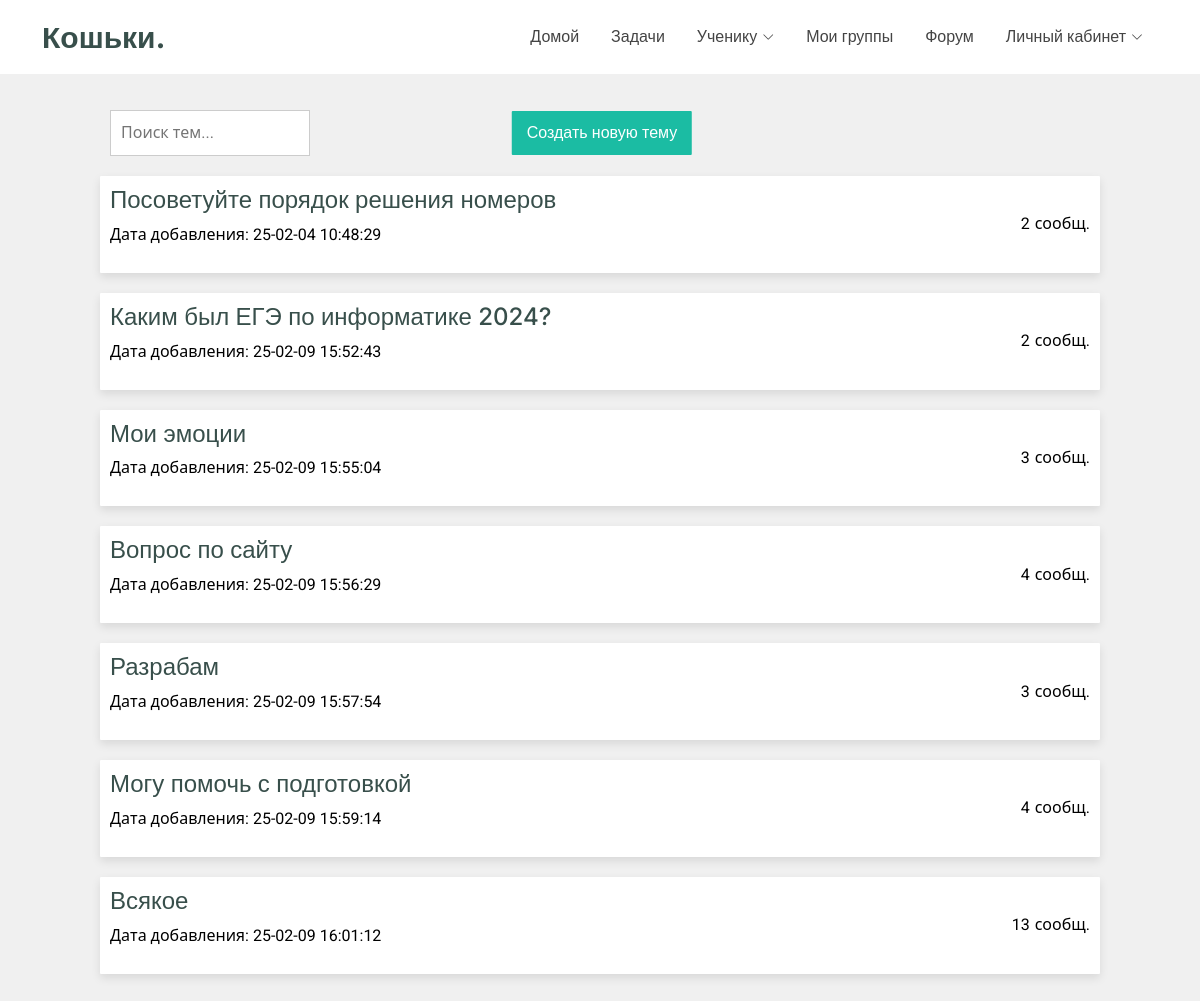
The app's page /forum/topics/all with its own data.
### tables this page shows
CREATE TABLE forum_discussions (discussion_id INT PRIMARY KEY, discussion_name VARCHAR (255), author_id INT REFERENCES users (user_id), messages_count INT, discussion_creation_time DATETIME);

### main.py (the view)
@app.route('/forum/topics/all', methods=['POST', 'GET'])
def forum_main_page():
    if request.method == 'GET':
        discussions = dr.get_discussions()
        print(discussions)
        return render_template("forum_main_page.html", discussions=discussions)
    if request.method == 'POST':
        info = request.form.to_dict()
        topic_id = dr.insert_new_topic(info)
        return redirect(url_for('forum_topic_page', topic_id=topic_id))

### database_requests.py (called while the page is built)
def sql_execute(sql_request):
    ret = cursor.execute(sql_request)
    return ret

def get_discussions():
    sql_req = f"""
        SELECT * FROM forum_discussions
    """
    return sql_execute(sql_req).fetchall()

### templates/forum_main_page.html (shortened to what this page needs)
<!DOCTYPE html>
<html lang="en" xmlns="http://www.w3.org/1999/html">
<head>
  <link href="{{ url_for('static', filename='vendor/bootstrap/css/bootstrap.min.css') }}" rel="stylesheet">
  <link href="{{ url_for('static', filename='vendor/bootstrap-icons/bootstrap-icons.css') }}" rel="stylesheet">
  <link href="{{ url_for('static', filename='vendor/aos/aos.css') }}" rel="stylesheet">
  <link href="{{ url_for('static', filename='vendor/glightbox/css/glightbox.min.css') }}" rel="stylesheet">
  <link href="{{ url_for('static', filename='vendor/swiper/swiper-bundle.min.css') }}" rel="stylesheet">
  <link href="{{ url_for('static', filename='/css/main.css') }}" rel="stylesheet">
</head>
<body class="forum-page">
  {% include 'header.html' %}
    <div class="btn-container">
      <button class="btn-primary" id="openModal">
          Создать новую тему
      </button>
      <input type="text" id="searchInput" class="search-input" placeholder="Поиск тем...">
    </div>
    <div class="discussion-container">
      {% for d in discussions %}
        <a href="/forum/topics/{{ d[0] }}" class="discussion-item" style="color: black">
          <div class="left-section">
              <h4>{{ d[1] }}</h4>
              <p>Дата добавления: {{ d[4] }}</p>
          </div>
          <div class="message-count">
              <span class="count">{{ d[3] }}</span> <span class="label">сообщ.</span>
          </div>
        </a>
      {% endfor %}
    </div>
</body>
</html>

### static/css/main.css (style rules this page uses)
:root { --default-font: "Roboto", system-ui, -apple-system, "Segoe UI", Roboto, "Helvetica Neue", Arial, "Noto Sans", "Liberation Sans", sans-serif, "Apple Color Emoji", "Segoe UI Emoji", "Segoe UI Symbol", "Noto Color Emoji"; --heading-font: "Inter", sans-serif; --nav-font: "Poppins", sans-serif; }
:root { --background-color: #ffffff; --default-color: #444444; --heading-color: #384f4b; --accent-color: #1bbca3; --surface-color: #ffffff; --contrast-color: #ffffff; --incorrect-answer-color: #ff4040; --correct-answer-color: #acf273; --empty-answer-color: #c9c9c9; }
:root { --nav-color: #444444; --nav-hover-color: #1bbca3; --nav-mobile-background-color: #ffffff; --nav-dropdown-background-color: #ffffff; --nav-dropdown-color: #444444; --nav-dropdown-hover-color: #1bbca3; }
:root { scroll-behavior: smooth; }
body { color: var(--default-color); background-color: var(--background-color); font-family: var(--default-font); overflow-y: scroll; }
a { color: var(--accent-color); text-decoration: none; transition: 0.3s; }
h1, h2, h3, h4, h5, h6 { color: var(--heading-color); font-family: var(--heading-font); }
.btn-primary { padding: 10px 15px; margin-left: 2px; font-size: 16px; font-family: var(--nav-font); font-weight: 400; display: flex; align-items: center; justify-content: space-between; white-space: nowrap; color: var(--contrast-color); background-color: var(--nav-hover-color); border: none transition: background-color 0.3s; }

### templates/forum_main_page.html (style rules this page uses)
body { background-color: #f0f0f0; overflow-y: scroll; padding-bottom: 40px; }
.discussion-item { display: flex; flex-direction: row; max-width: 1000px; margin: 20px auto 0; padding: 10px; background-color: white; border-radius: 1px; box-shadow: 0 4px 10px rgba(0, 0, 0, 0.1); }
.btn-container { display: flex; align-items: center; justify-content: space-between; max-width: 1000px; margin: 110px auto 0; position: relative; }
.left-section { display: flex; flex-direction: column; }
.message-count { display: flex; margin-left: auto; align-items: center; }
.label { margin-left: 5px; }
.btn-primary { border: 0px; border-radius: 1px; position: absolute; left: 50%; transform: translateX(-50%); }
.search-input { margin-left: 10px; padding: 10px; border: 1px solid #ccc; width: 200px; }

### records on screen
forum_discussions: discussion_name "Посоветуйте порядок решения номеров", discussion_creation_time "25-02-04 10:48:29", messages_count "2"
forum_discussions: discussion_name "Каким был ЕГЭ по информатике 2024?", discussion_creation_time "25-02-09 15:52:43", messages_count "2"
forum_discussions: discussion_name "Мои эмоции", discussion_creation_time "25-02-09 15:55:04", messages_count "3"
forum_discussions: discussion_name "Вопрос по сайту", discussion_creation_time "25-02-09 15:56:29", messages_count "4"
forum_discussions: discussion_name "Разрабам", discussion_creation_time "25-02-09 15:57:54", messages_count "3"
forum_discussions: discussion_name "Могу помочь с подготовкой", discussion_creation_time "25-02-09 15:59:14", messages_count "4"
forum_discussions: discussion_name "Всякое", discussion_creation_time "25-02-09 16:01:12", messages_count "13"
